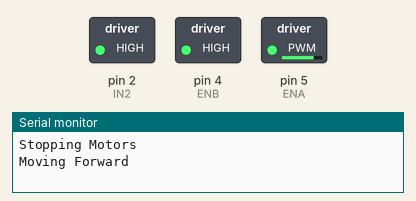
Recording of a sketch running on a simulated Arduino Uno, built with avr-gcc and run on an emulated ATmega328P. Shown: switched loads named in the sketch (green lamp = pin HIGH), the last lines printed to the serial monitor. Pins used as bus, display or sensor lines are not drawn.

Above: at 0.05 s.
At 2.5 s:
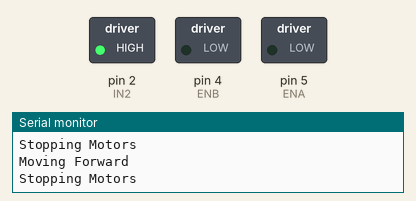
At 4.95 s:
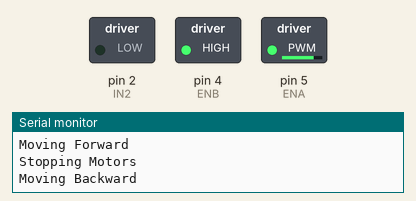
At 10.95 s:
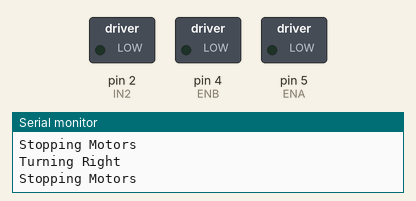
Timing chart, 0 to 14.3 s (numbered marks = the images above):
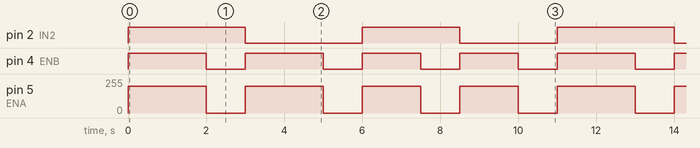

The sketch:

SDR1064-rover.ino
```cpp
// ...existing code...
// Pins for Motor 1 (Left Motor)
const int ENA = 5; // PWM for speed for Motor 1
const int IN1 = 0; // Direction for Motor 1 (IN2_Motor1 is inverted in hardware)

// Pins for Motor 2 (Right Motor)
const int ENB = 4; // PWM for speed for Motor 2
const int IN2 = 2; // Direction pin 1 for Motor 2

// Define a speed for the motors
const int motorSpeed = 200;

void setup()
{
    pinMode(ENA, OUTPUT);
    pinMode(IN1, OUTPUT);

    pinMode(ENB, OUTPUT);
    pinMode(IN2, OUTPUT);

    Serial.begin(9600);
    stopMotors(); // Start with motors stopped
}

void goForward() {
    Serial.println("Moving Forward");
    // Motor 1 Forward
    digitalWrite(IN1, HIGH);
    analogWrite(ENA, motorSpeed);
    // Motor 2 Forward
    digitalWrite(IN2, HIGH);
    analogWrite(ENB, motorSpeed);
}

void goBackward() {
    Serial.println("Moving Backward");
    // Motor 1 Backward
    digitalWrite(IN1, LOW);
    analogWrite(ENA, motorSpeed);
    // Motor 2 Backward
    digitalWrite(IN2, LOW);
    analogWrite(ENB, motorSpeed);
}

void turnLeft() {
    Serial.println("Turning Left");
    // Motor 1 (Left) Backward
    digitalWrite(IN1, LOW);
    analogWrite(ENA, motorSpeed);
    // Motor 2 (Right) Forward
    digitalWrite(IN2, HIGH);
    analogWrite(ENB, motorSpeed);
}

void turnRight() {
    Serial.println("Turning Right");
    // Motor 1 (Left) Forward
    digitalWrite(IN1, HIGH);
    analogWrite(ENA, motorSpeed);
    // Motor 2 (Right) Backward
    digitalWrite(IN2, LOW);
    analogWrite(ENB, motorSpeed);
}

void stopMotors() {
    Serial.println("Stopping Motors");
    // Stop Motor 1
    analogWrite(ENA, 0);
    // Stop Motor 2
    analogWrite(ENB, 0);
}

void loop()
{
    goForward();
    delay(2000);

    stopMotors();
    delay(1000);

    goBackward();
    delay(2000);

    stopMotors();
    delay(1000);

    turnLeft();
    delay(1500); // Shorter delay for turns, adjust as needed

    stopMotors();
    delay(1000);

    turnRight();
    delay(1500); // Shorter delay for turns, adjust as needed

    stopMotors();
    delay(1000);
}
```

Measured:
- by itself, pin 2 (IN2): repeats every 11.0 s: LOW 3.0 s, HIGH 2.5 s, LOW 2.5 s, HIGH 3.0 s
- by itself, pin 4 (ENB): repeats every 11.0 s: LOW 1.0 s, HIGH 2.0 s, 2 × (LOW 1.0 s, HIGH 1.5 s), LOW 1.0 s, HIGH 2.0 s
- by itself, pin 5 (ENA): repeats every 11.0 s: 0/255 1.0 s, 200/255 2.0 s, 2 × (0/255 1.0 s, 200/255 1.5 s), 0/255 1.0 s, 200/255 2.0 s
